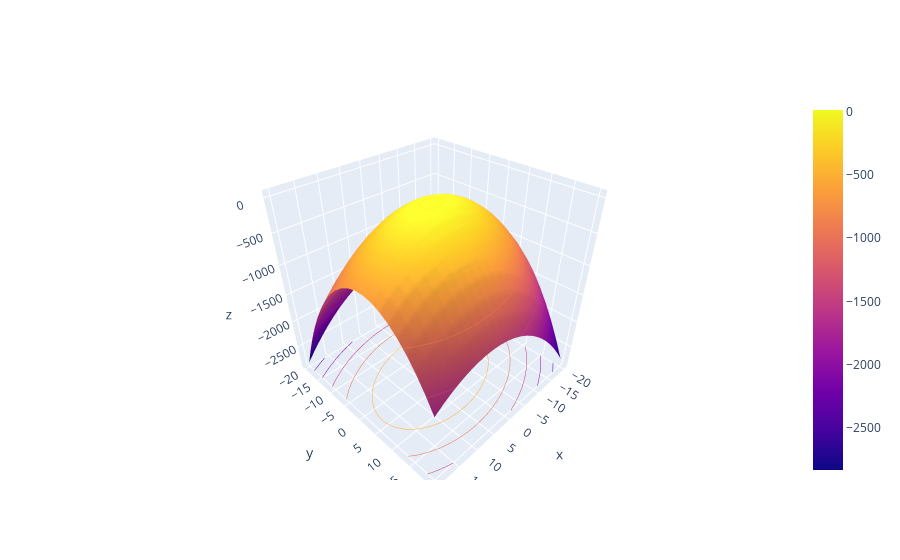

The notebook cell this image was saved under:
### Markdown cell above
$$ f(x, y) = - 2x^2 - 4y^2 + xy - 6x - 8y  + 6$$

### Code cell
def f(x, y): return - 2*x**2 - 4*y**2 + x*y + 6*x + 8*y  + 6

def f_vec(x, y):
    # x is n x n and y is n x n
    xn = x[..., None] # n x n x 1
    yn = y[..., None] # n x n x 1
    vecx = np.concatenate([xn, yn], axis=-1) # n x n x 2
    vecx_col_vec = vecx[..., None] # n x n x 2 x 1
    vecx_row_vec = vecx[..., None, :] # n x n x 1 x 2
    A = np.array([[-2, 0.5],
                  [0.5, -4]]) # 2 x 2
    b = np.array([6, 8]) # 2
    c = 6
    print("Maxima at, ", -np.linalg.inv(A + A.T) @ b)
    quad  = (vecx_row_vec @ A @ vecx_col_vec).squeeze(-1).squeeze(-1)
    return quad + vecx @ b + c
plot_surface(f_vec)

### Figure 1 — Plotly figure (JSON) as saved in the notebook; plotly's stock layout.template omitted (floating-point values rounded to 4 significant figures; data arrays with more than 128 entries replaced by an {"elided": "..."} marker saying what was removed)
{"data": [{"contours": {"z": {"highlightcolor": "limegreen", "project": {"z": true}, "show": true, "usecolormap": true}}, "type": "surface", "x": {"elided": "21x21 float values"}, "y": {"elided": "21x21 float values"}, "z": {"elided": "21x21 float values"}}], "layout": {}}
